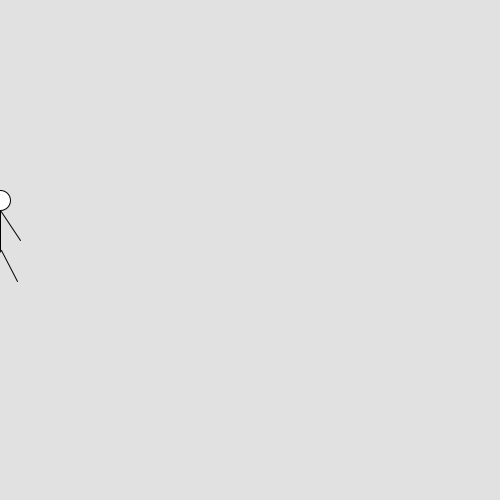
Frame 1 (no input)
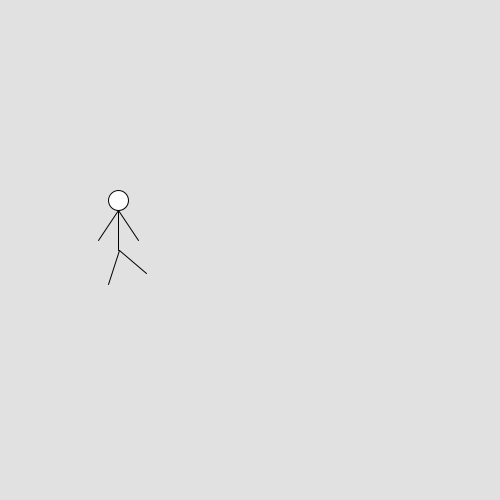
Frame 60 (the mouse pressed at the canvas centre just before this capture)
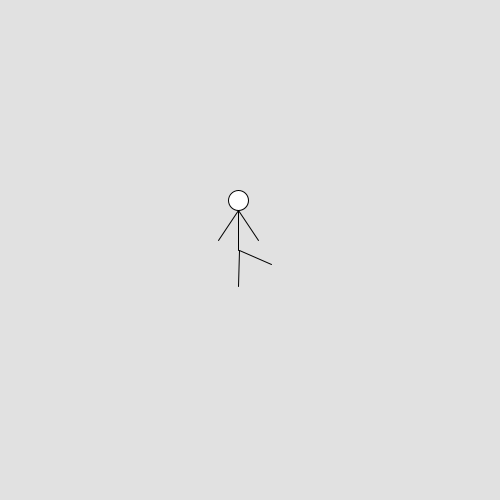
Frame 120 (the mouse held since frame 60 and released just before this capture)

The Processing sketch that drew these frames (run headless with seeded random() and noise(); from frame 60 on, the mouse is pressed at the canvas centre):

// Processing sketch: Walking_man
// ── Walking_man.pde
int r=0;
void setup(){
  size(500,500);
}

void draw(){
  background(225);
 
  pushMatrix();
  translate(0+r,height/2);
  r++;
  drawMan(0,0);
  popMatrix();
  
  pushMatrix();
  translate(0+r,height/2);
  rotate(frameCount/10.);
  r++;
  drawLegs(0,0);
  popMatrix();
}

void drawMan(int x, int y){
  line(x,y,x,y-40);
  line(x,y-40,x-20,y-10);
  line(x,y-40,x+20,y-10);
  circle(x,y-50,20);
}

void drawLegs(int x, int y){
  beginShape();
  line(x,y,x-20,y+30);
  line(x,y,x+20,y+30);
  endShape();
}
